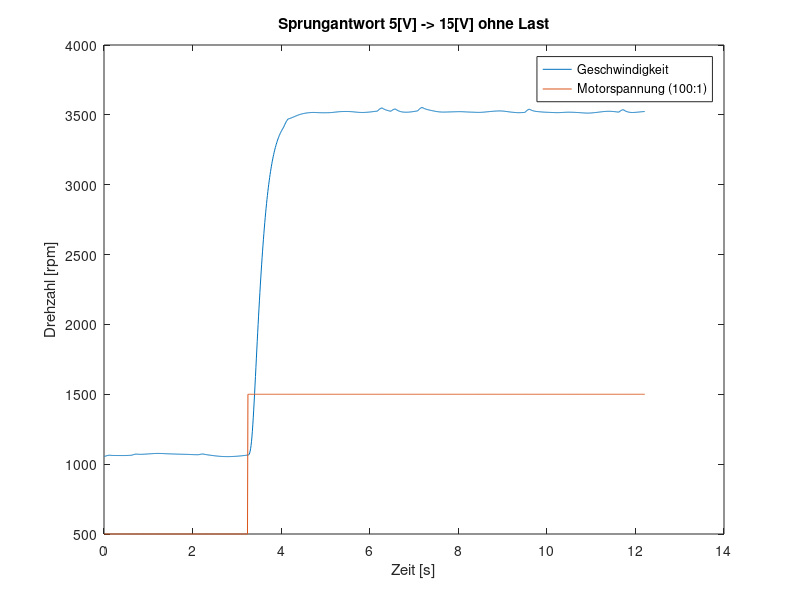
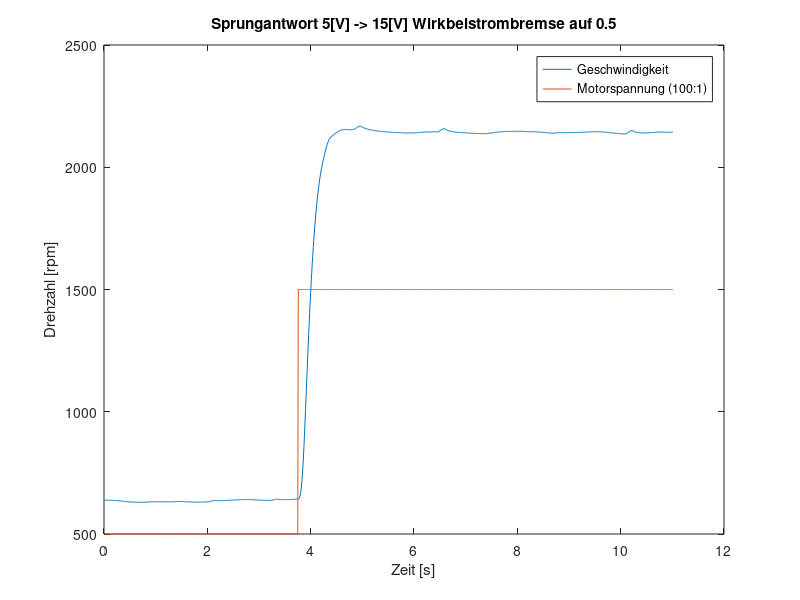

Source code (MATLAB) for these figures, in order:
% Load data from measurements
data_noload = load('dc_step_5_15_00.mat');
data_load   = load('dc_step_5_15_05.mat');

% plot data
figure(1);
plot(data_noload.Zeit,data_noload.Geschwindigkeit, data_noload.Zeit,data_noload.Motorspannung*100);
xlabel('Zeit [s]');
ylabel('Drehzahl [rpm]');
title('Sprungantwort 5[V] -> 15[V] ohne Last');
legend('Geschwindigkeit', 'Motorspannung (100:1)');
print '-dpdf' 'step_plot_noload.pdf'

figure(2);
plot(data_load.Zeit,data_load.Geschwindigkeit, data_load.Zeit,data_load.Motorspannung*100);
xlabel('Zeit [s]');
ylabel('Drehzahl [rpm]');
title('Sprungantwort 5[V] -> 15[V] Wirkbelstrombremse auf 0.5');
legend('Geschwindigkeit', 'Motorspannung (100:1)');
print '-dpdf' 'step_plot_load.pdf'
